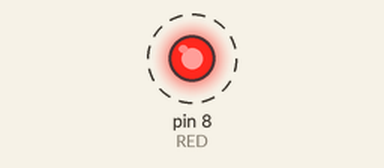
Recording of a sketch running on a simulated Arduino Uno, built with avr-gcc and run on an emulated ATmega328P. On the bench: output pins drawn as LEDs (lit = HIGH). Dashed ring = blinking. What the sketch prints to the serial monitor is not drawn.

Above: at 0.5 s.
Timing chart, 0 to 4.6 s (numbered marks = the images above):
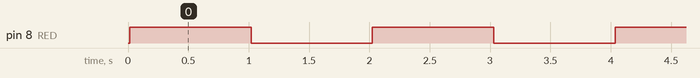

The sketch:

10_Queue.ino
```cpp
#include <Arduino_FreeRTOS.h>
#include "queue.h"

#define RED 8

QueueHandle_t birthDateMonthYear;

void setup() {
  // put your setup code here, to run once:

  Serial.begin(600);
  birthDateMonthYear = xQueueCreate(5, sizeof(int32_t));
  xTaskCreate(TxQueue, "Send Queue", 100, NULL, 1, NULL);
  xTaskCreate(RxQueue, "Recieve Queue", 100, NULL, 1, NULL);
}

void TxQueue(void *pvParameters){

  // typedef int8_t BaseType_t;
  BaseType_t qTxstatus;
  const uint32_t TxValue = 1997;
  while(1){

    qTxstatus = xQueueSend(birthDateMonthYear, (void *)&TxValue, 0);

  }

}


void RxQueue(void *pvParameters){

  BaseType_t qRxstatus;
  const uint32_t RxValue;
  //typedef uint16_t TickType_t;
  const TickType_t xTicksToWait_ms = pdMS_TO_TICKS(1000); //100ms

  pinMode(RED, OUTPUT);
  while(1){
    qRxstatus = xQueueReceive(birthDateMonthYear, (void *)&RxValue, xTicksToWait_ms);

    Serial.print("Rx value is : ");
    Serial.println(RxValue);

    if(qRxstatus){
      digitalWrite(RED, digitalRead(RED)^1);
      vTaskDelay(xTicksToWait_ms);
    }
  }


}


void loop() {
  // put your main code here, to run repeatedly:

}
```

Measured:
- by itself, pin 8 (RED): alternates HIGH for 1.0 s and LOW for 1.0 s
